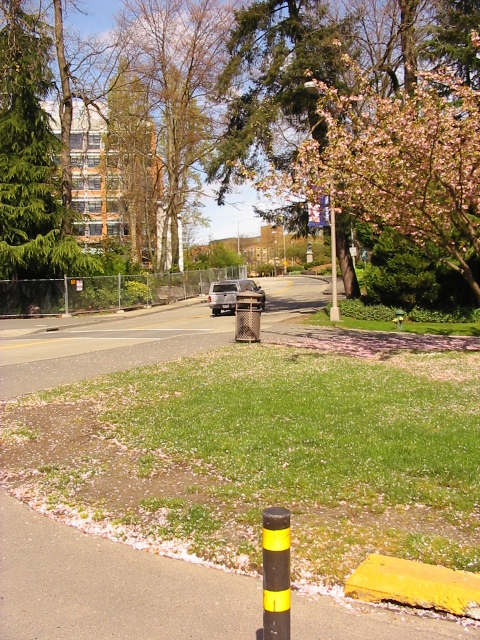
%> input picture ImagesStitch/data/trees_002.jpg, 480 x 640 px
$ octave TransformationTester.m   (GNU Octave 9; MATLAB toolbox functions it lacks are replaced by stand-ins)
%> lines starting %> are read from the running program, lines starting %| are printed output that depends on the picture
### ImagesStitch/KeypointDetect/detect_features.m

%/////////////////////////////////////////////////////////////////////////////////////////////
%
% detect_features - scale space feature detector based upon difference of gaussian filters.
%                 selects features based upon their maximum response in scale space
%
% Usage:  [features,pyr,imp,keys] = detect_features(img, scl, disp_flag, thresh, radius, radius2, radius3, min_sep, edgeratio)
%
% Parameters:
%
%            img :      original image
%            scl :      scaling factor between levels of the image pyramid
%            thresh :   threshold value for maxima search (minimum filter response considered)
%            radius :   radius for maxima comparison within current scale
%            radius2:   radius for maxima comparison between neighboring scales
%            radius3:   radius for edge rejection test
%            min_sep :  minimum separation for maxima selection.
%            edgeratio: maximum ratio of eigenvalues of feature curvature for edge rejection.
%            disp_flag: 1- display each scale level on separate figure.  0 - no display
%
% Returns:
%
%            features  - matrix with one row for each feature, containing:
%              [x position in original image,  y position in original image, scale(sub-level),
%                   size of feature on image, edge flag, edge orientation,
%                   curvature of response through scale space, x position in the keypoint's pyramid level,
%                   y position in the keypoint's pyramid level ]
%               so in other words, imp{scale}(y,x) is the center pixel
%
%            pyr, imp -  filter response and image pyramids
%            keys - key values generated for each feature by construct_key.m
%
% Notes:
%            recommended parameter values are:
%            scl = 1.5; thresh = 3;   radius = 4; radius2 = 4; radius3 = 4; min_sep = .04; edgeratio = 5;
%
% Author:
% Scott Ettinger
% scott.m.ettinger@intel.com
% May 2002
%
%
% Modified by:
% Jiayuan Ma
% September 2013
%
%/////////////////////////////////////////////////////////////////////////////////////////////

function [features, pyr, imp]  = detect_features(img, scl, disp_flag, thresh, radius, radius2, radius3, min_sep, edgeratio)

    if ~exist('scl', 'var')
        scl = 1.5;
    end

    if ~exist('thresh', 'var')
        thresh = 3;
    end

    if ~exist('radius', 'var')
        radius = 4;
    end

    if ~exist('radius2', 'var')
        radius2 = 4;
    end

    if ~exist('radius3', 'var')
        radius3 = 4;
    end

    if ~exist('min_sep', 'var')
        min_sep = .04;
    end

    if ~exist('edgeratio', 'var')
        edgeratio = 5;
    end

    if ~exist('disp_flag', 'var')
        disp_flag = 0;
    end

    if size(img,3) > 1
        img = rgb2gray(img);
    end

    % Computation of the maximum number of levels:
    Lmax = floor(min(log(2*size(img)/12)/log(scl)));

    % Build image pyramid and difference of gaussians filter response pyramid
    [pyr,imp] = build_pyramid(img,Lmax,scl);

    % Get the feature points
    pts = find_features(pyr,img,scl,thresh,radius,radius2,disp_flag,1);

    %classify points and create sub-pixel and sub-scale adjustments
    [features, ~] = refine_features(img,pyr,scl,imp,pts,radius3,min_sep,edgeratio);
end

### ImagesStitch/KeypointDetect/build_pyramid.m
%/////////////////////////////////////////////////////////////////////////////////////////////
%
% build_pyramid - build scaled image pyramid and difference of gaussians pyramid
%
% Usage:  [pyr,imp] = build_pyramid(img,levels,scl);
%
% Parameters:
%
%            img :      original image
%            levels :   number of levels in pyramid
%            scl :      scaling factor between pyramid levels
%
% Returns:
%
%            pyr :      difference of gaussians filtered image pyramid
%            imp :      image pyramid cell array
%
% Author:
% Scott Ettinger
% scott.m.ettinger@intel.com
%
% May 2002
%/////////////////////////////////////////////////////////////////////////////////////////////

function [pyr,imp] = build_pyramid(img,levels,scl)

img2 = img;
img2 = resample_bilinear(img2,1/2);         %expand to retain spatial frequencies %图片放大为2倍

%img2 = imresize(img2,2,'bilinear');         %expand to retain spatial frequencies

sigma=1.5;    %variance for laplacian filter
sigma2=1.5;   %variance for downsampling

sig_delta = (1.6-.6)/levels;


for i=1:levels

     if i==1
         img3 = img2;
         img2 = filter_gaussian(img2,7,.5); %slightly filter bottom level
     end

     imp{i}=img2;
     A = filter_gaussian(img2,7,sigma);    %calculate difference of gaussians
     B = filter_gaussian(A,7,sigma);
     pyr{i} = A-B;  %store result in cell array


     if i==1
         img2 = img3;
     else
         B = filter_gaussian(img2,7,sigma2);    %anti-alias for downsampling
         B = filter_gaussian(B,7,sigma2);
     end

     img2 = resample_bilinear(B,scl);       %downsample for next level

end

%show_pyramid(pyr)  %show pyramid if desired

%///////////////////////////////////////////////////////////////////////////////
% [11 lines left out: function show_pyramid, not called in this run]

### ImagesStitch/TransformationTester.m
%% Clear all
clc; close all; clc;

%% Load image
img1 = imread('./data/trees_002.jpg');
%> img1 is the input picture: size 640x480x3 uint8; mean R, G, B 156.7, 138, 98
img2 = imread('./data/trees_003.jpg');
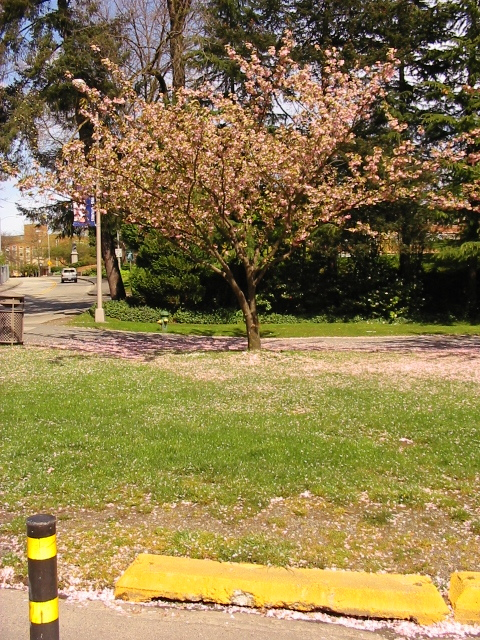
%> input picture ImagesStitch/data/trees_003.jpg, 480 x 640 px
%> img2 is the input picture: size 640x480x3 uint8; mean R, G, B 141.2, 123.4, 77.3

%% Feature detection
addpath('KeypointDetect');
[feature1, pyr1, imp1] = detect_features(img1);
%> in detect_features, `img = rgb2gray(img);`:
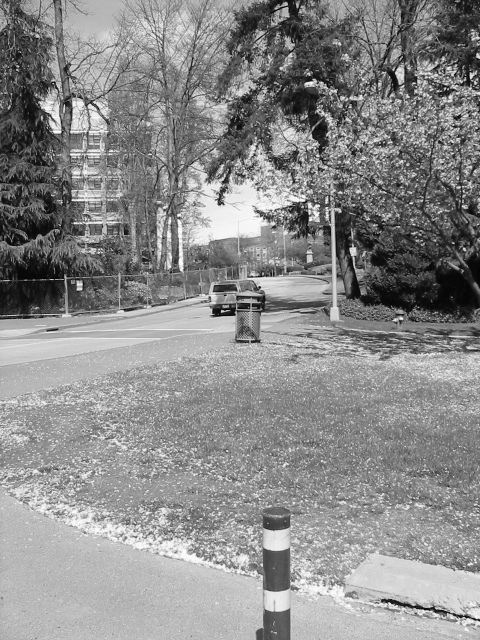
%> img: size 640x480 uint8; min 0, max 254, mean 139
%> the run ends on the next line
